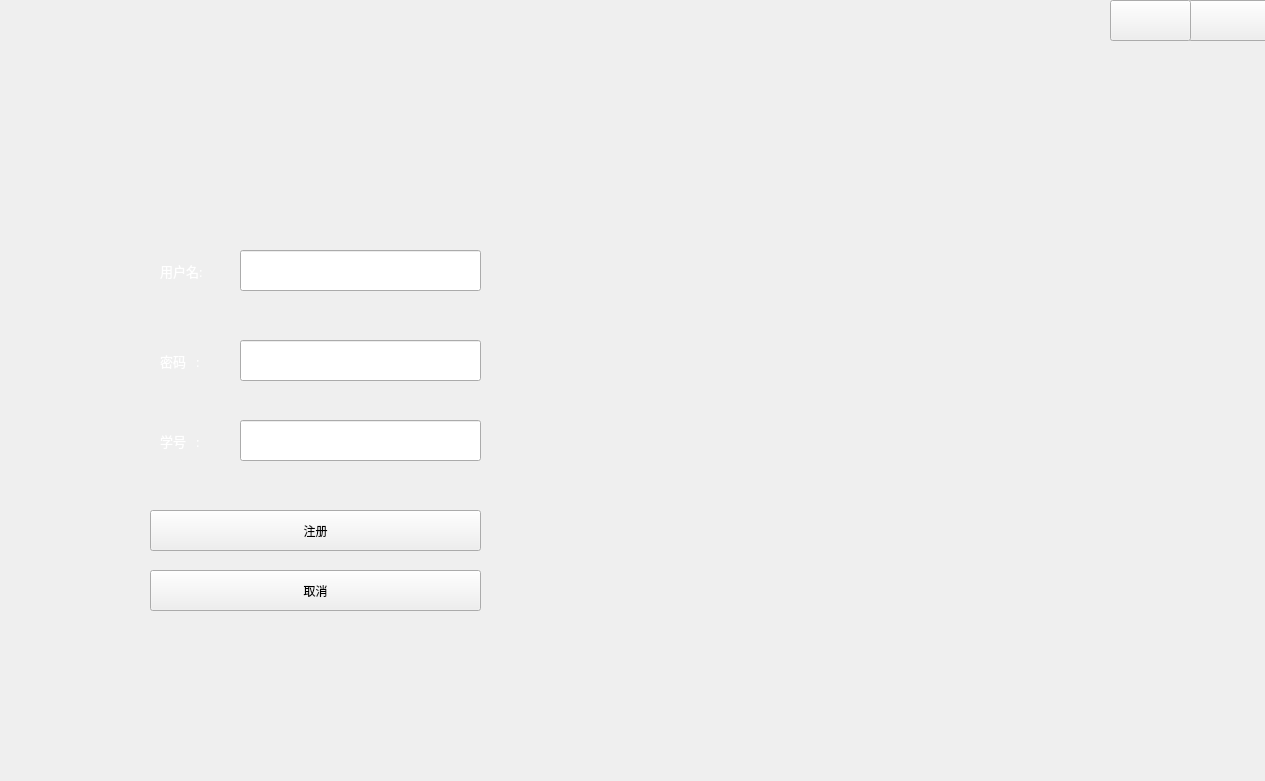
<?xml version="1.0" encoding="UTF-8"?>
<ui version="4.0">
 <class>to_Start</class>
 <widget class="QWidget" name="to_Start">
  <property name="geometry">
   <rect>
    <x>0</x>
    <y>0</y>
    <width>1265</width>
    <height>781</height>
   </rect>
  </property>
  <property name="minimumSize">
   <size>
    <width>1265</width>
    <height>781</height>
   </size>
  </property>
  <property name="maximumSize">
   <size>
    <width>1265</width>
    <height>781</height>
   </size>
  </property>
  <property name="windowTitle">
   <string>Form</string>
  </property>
  <property name="styleSheet">
   <string notr="true"/>
  </property>
  <widget class="QLabel" name="label">
   <property name="geometry">
    <rect>
     <x>90</x>
     <y>170</y>
     <width>451</width>
     <height>491</height>
    </rect>
   </property>
   <property name="text">
    <string/>
   </property>
  </widget>
  <widget class="QPushButton" name="pushButton_Exit">
   <property name="geometry">
    <rect>
     <x>1188</x>
     <y>0</y>
     <width>81</width>
     <height>41</height>
    </rect>
   </property>
   <property name="styleSheet">
    <string notr="true"/>
   </property>
   <property name="text">
    <string/>
   </property>
   <property name="iconSize">
    <size>
     <width>24</width>
     <height>24</height>
    </size>
   </property>
  </widget>
  <widget class="QPushButton" name="pushButton_Min">
   <property name="geometry">
    <rect>
     <x>1110</x>
     <y>0</y>
     <width>81</width>
     <height>41</height>
    </rect>
   </property>
   <property name="styleSheet">
    <string notr="true"/>
   </property>
   <property name="text">
    <string/>
   </property>
   <property name="iconSize">
    <size>
     <width>24</width>
     <height>24</height>
    </size>
   </property>
  </widget>
  <widget class="QLabel" name="label_Title">
   <property name="geometry">
    <rect>
     <x>280</x>
     <y>130</y>
     <width>80</width>
     <height>80</height>
    </rect>
   </property>
   <property name="text">
    <string/>
   </property>
  </widget>
  <widget class="QStackedWidget" name="stackedWidget">
   <property name="geometry">
    <rect>
     <x>90</x>
     <y>170</y>
     <width>451</width>
     <height>491</height>
    </rect>
   </property>
   <property name="currentIndex">
    <number>1</number>
   </property>
   <widget class="QWidget" name="page">
    <widget class="QLineEdit" name="lineEdit_user">
     <property name="geometry">
      <rect>
       <x>150</x>
       <y>80</y>
       <width>241</width>
       <height>41</height>
      </rect>
     </property>
     <property name="font">
      <font>
       <family>微软雅黑</family>
      </font>
     </property>
     <property name="styleSheet">
      <string notr="true">color:white</string>
     </property>
     <property name="alignment">
      <set>Qt::AlignCenter</set>
     </property>
    </widget>
    <widget class="QPushButton" name="pushButton_sure">
     <property name="geometry">
      <rect>
       <x>60</x>
       <y>340</y>
       <width>331</width>
       <height>41</height>
      </rect>
     </property>
     <property name="font">
      <font>
       <family>微软雅黑</family>
      </font>
     </property>
     <property name="styleSheet">
      <string notr="true"/>
     </property>
     <property name="text">
      <string>登录</string>
     </property>
    </widget>
    <widget class="QLabel" name="label_manager">
     <property name="geometry">
      <rect>
       <x>70</x>
       <y>240</y>
       <width>71</width>
       <height>61</height>
      </rect>
     </property>
     <property name="font">
      <font>
       <family>微软雅黑</family>
       <pointsize>10</pointsize>
      </font>
     </property>
     <property name="styleSheet">
      <string notr="true">color:white</string>
     </property>
     <property name="text">
      <string/>
     </property>
    </widget>
    <widget class="QLabel" name="label_password">
     <property name="geometry">
      <rect>
       <x>70</x>
       <y>160</y>
       <width>71</width>
       <height>61</height>
      </rect>
     </property>
     <property name="font">
      <font>
       <family>微软雅黑</family>
       <pointsize>10</pointsize>
      </font>
     </property>
     <property name="styleSheet">
      <string notr="true">color:white</string>
     </property>
     <property name="text">
      <string/>
     </property>
    </widget>
    <widget class="QPushButton" name="pushButton_Regist">
     <property name="geometry">
      <rect>
       <x>60</x>
       <y>400</y>
       <width>331</width>
       <height>41</height>
      </rect>
     </property>
     <property name="font">
      <font>
       <family>微软雅黑</family>
      </font>
     </property>
     <property name="styleSheet">
      <string notr="true"/>
     </property>
     <property name="text">
      <string>注册</string>
     </property>
    </widget>
    <widget class="QLineEdit" name="lineEdit_password">
     <property name="geometry">
      <rect>
       <x>150</x>
       <y>170</y>
       <width>241</width>
       <height>41</height>
      </rect>
     </property>
     <property name="font">
      <font>
       <family>微软雅黑</family>
      </font>
     </property>
     <property name="styleSheet">
      <string notr="true">color:white</string>
     </property>
     <property name="echoMode">
      <enum>QLineEdit::Password</enum>
     </property>
     <property name="alignment">
      <set>Qt::AlignCenter</set>
     </property>
    </widget>
    <widget class="QLabel" name="label_user">
     <property name="geometry">
      <rect>
       <x>70</x>
       <y>70</y>
       <width>71</width>
       <height>61</height>
      </rect>
     </property>
     <property name="font">
      <font>
       <family>微软雅黑</family>
       <pointsize>10</pointsize>
      </font>
     </property>
     <property name="styleSheet">
      <string notr="true">color:white</string>
     </property>
     <property name="text">
      <string/>
     </property>
    </widget>
    <widget class="QComboBox" name="comboBox">
     <property name="geometry">
      <rect>
       <x>150</x>
       <y>250</y>
       <width>241</width>
       <height>41</height>
      </rect>
     </property>
    </widget>
   </widget>
   <widget class="QWidget" name="page_2">
    <widget class="QPushButton" name="pushButton_cancel">
     <property name="geometry">
      <rect>
       <x>60</x>
       <y>400</y>
       <width>331</width>
       <height>41</height>
      </rect>
     </property>
     <property name="font">
      <font>
       <family>微软雅黑</family>
      </font>
     </property>
     <property name="styleSheet">
      <string notr="true"/>
     </property>
     <property name="text">
      <string>取消</string>
     </property>
    </widget>
    <widget class="QLabel" name="label_Xuehao">
     <property name="geometry">
      <rect>
       <x>70</x>
       <y>240</y>
       <width>71</width>
       <height>61</height>
      </rect>
     </property>
     <property name="font">
      <font>
       <family>微软雅黑</family>
       <pointsize>10</pointsize>
      </font>
     </property>
     <property name="styleSheet">
      <string notr="true">color:white</string>
     </property>
     <property name="text">
      <string>学号   :</string>
     </property>
    </widget>
    <widget class="QLineEdit" name="lineEdit_user_2">
     <property name="geometry">
      <rect>
       <x>150</x>
       <y>80</y>
       <width>241</width>
       <height>41</height>
      </rect>
     </property>
     <property name="font">
      <font>
       <family>微软雅黑</family>
      </font>
     </property>
     <property name="styleSheet">
      <string notr="true">color:white</string>
     </property>
     <property name="alignment">
      <set>Qt::AlignCenter</set>
     </property>
    </widget>
    <widget class="QLabel" name="label_password_2">
     <property name="geometry">
      <rect>
       <x>70</x>
       <y>160</y>
       <width>71</width>
       <height>61</height>
      </rect>
     </property>
     <property name="font">
      <font>
       <family>微软雅黑</family>
       <pointsize>10</pointsize>
      </font>
     </property>
     <property name="styleSheet">
      <string notr="true">color:white</string>
     </property>
     <property name="text">
      <string>密码   :</string>
     </property>
    </widget>
    <widget class="QLabel" name="label_user_2">
     <property name="geometry">
      <rect>
       <x>70</x>
       <y>70</y>
       <width>71</width>
       <height>61</height>
      </rect>
     </property>
     <property name="font">
      <font>
       <family>微软雅黑</family>
       <pointsize>10</pointsize>
      </font>
     </property>
     <property name="styleSheet">
      <string notr="true">color:white</string>
     </property>
     <property name="text">
      <string>用户名:</string>
     </property>
    </widget>
    <widget class="QPushButton" name="pushButton_register">
     <property name="geometry">
      <rect>
       <x>60</x>
       <y>340</y>
       <width>331</width>
       <height>41</height>
      </rect>
     </property>
     <property name="font">
      <font>
       <family>微软雅黑</family>
      </font>
     </property>
     <property name="styleSheet">
      <string notr="true"/>
     </property>
     <property name="text">
      <string>注册</string>
     </property>
    </widget>
    <widget class="QLineEdit" name="lineEdit_password_2">
     <property name="geometry">
      <rect>
       <x>150</x>
       <y>170</y>
       <width>241</width>
       <height>41</height>
      </rect>
     </property>
     <property name="font">
      <font>
       <family>微软雅黑</family>
      </font>
     </property>
     <property name="styleSheet">
      <string notr="true">color:white</string>
     </property>
     <property name="echoMode">
      <enum>QLineEdit::Password</enum>
     </property>
     <property name="alignment">
      <set>Qt::AlignCenter</set>
     </property>
    </widget>
    <widget class="QLineEdit" name="lineEdit_Xuehao">
     <property name="geometry">
      <rect>
       <x>150</x>
       <y>250</y>
       <width>241</width>
       <height>41</height>
      </rect>
     </property>
     <property name="font">
      <font>
       <family>微软雅黑</family>
      </font>
     </property>
     <property name="styleSheet">
      <string notr="true">color:white</string>
     </property>
     <property name="echoMode">
      <enum>QLineEdit::Password</enum>
     </property>
     <property name="alignment">
      <set>Qt::AlignCenter</set>
     </property>
    </widget>
   </widget>
   <widget class="QWidget" name="page_3">
    <widget class="QLabel" name="label_success">
     <property name="geometry">
      <rect>
       <x>180</x>
       <y>100</y>
       <width>100</width>
       <height>101</height>
      </rect>
     </property>
     <property name="text">
      <string/>
     </property>
    </widget>
    <widget class="QLabel" name="label_2">
     <property name="geometry">
      <rect>
       <x>180</x>
       <y>210</y>
       <width>111</width>
       <height>41</height>
      </rect>
     </property>
     <property name="font">
      <font>
       <family>微软雅黑</family>
       <pointsize>10</pointsize>
      </font>
     </property>
     <property name="styleSheet">
      <string notr="true">color:#99CC99</string>
     </property>
     <property name="text">
      <string>您已注册成功!</string>
     </property>
    </widget>
    <widget class="QPushButton" name="pushButton_yes">
     <property name="geometry">
      <rect>
       <x>170</x>
       <y>310</y>
       <width>121</width>
       <height>61</height>
      </rect>
     </property>
     <property name="text">
      <string>确定</string>
     </property>
    </widget>
   </widget>
  </widget>
 </widget>
 <resources/>
 <connections/>
</ui>
